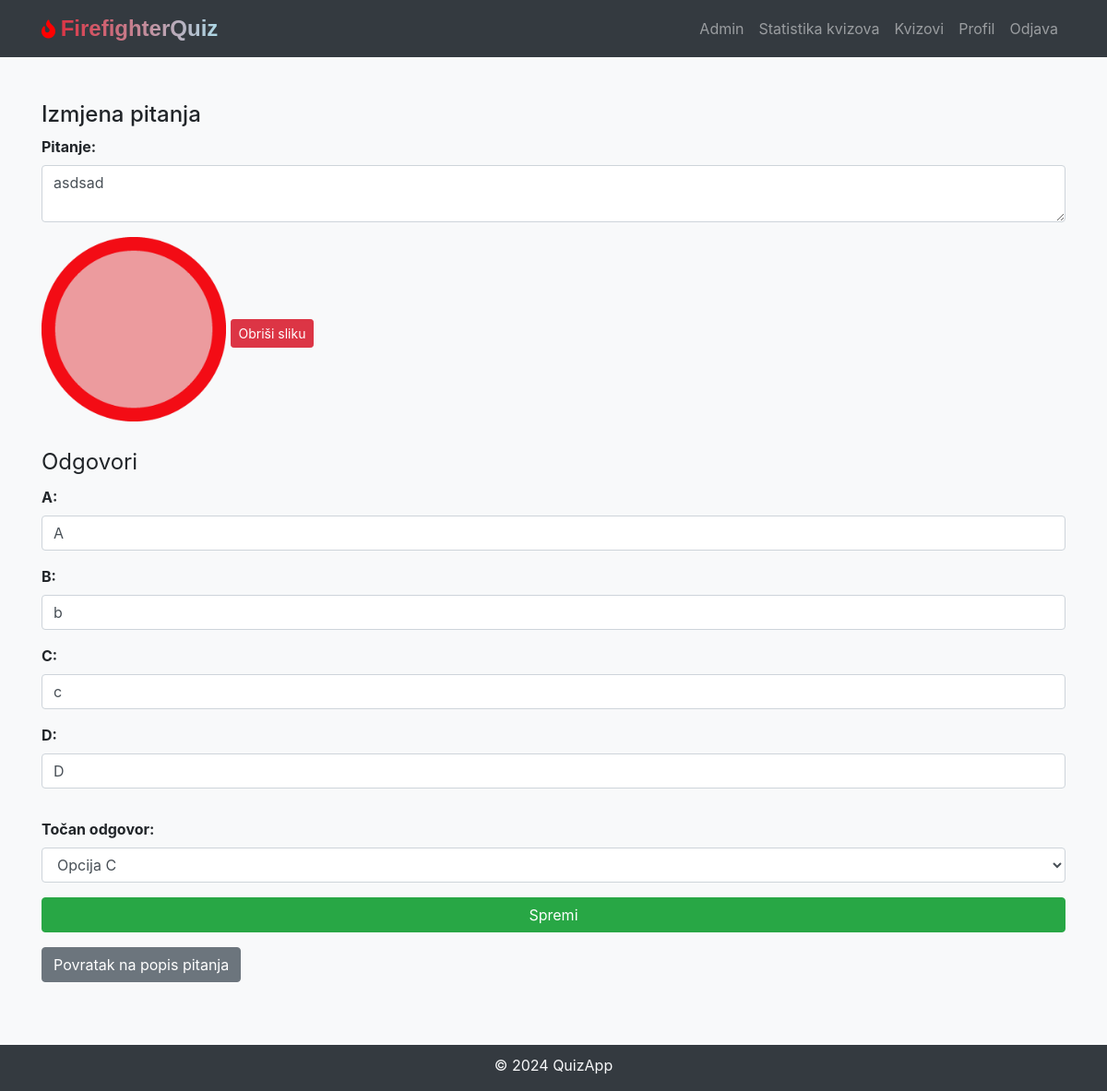
Before: /edit_question/6/30 (signed in) with the older database file.
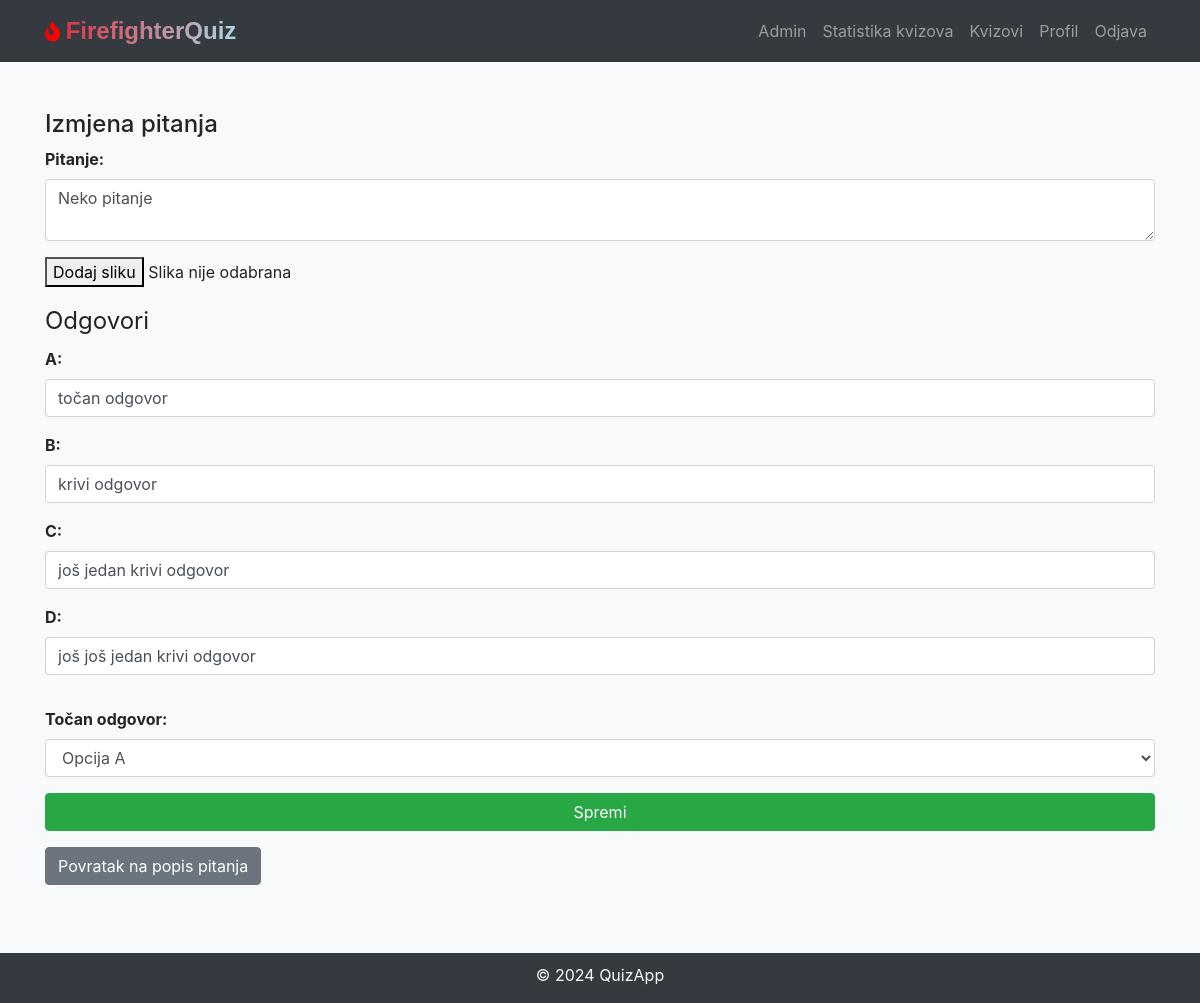
After: the same page with the newer database file.
### models.py (models this page shows)
class Question(db.Model):
    id = db.Column(db.Integer, primary_key=True)
    question_text = db.Column(db.String(255), nullable=False)
    quiz_id = db.Column(db.Integer, db.ForeignKey('quiz.id'), nullable=False)
    answers = db.relationship('Answer', backref='question', lazy=True)
    image_id = db.Column(db.Integer, db.ForeignKey('image.id'))

class Image(db.Model):
    id = db.Column(db.Integer, primary_key=True)
    file_path = db.Column(db.String(255), nullable=False)
    question = db.relationship('Question', backref='image', lazy=True)

### views.py (the view, shortened to what this page needs)
@admin_app.route('/edit_question/<int:quiz_id>/<int:question_id>', methods=['GET', 'POST'])
@login_required
def edit_question(quiz_id, question_id):
    if current_user.is_admin:
        question = Question.query.get_or_404(question_id)
        form = AddQuestionForm()
        form.question_text.data = question.question_text
        for i, answer in enumerate(question.answers):
            form[f'option_{chr(ord("a") + i)}'].data = answer.option_text
            if answer.is_correct:
                form.correct_option.data = f'option_{chr(ord("a") + i)}'
        return render_template('admin/editQuestion.html', form=form, quiz_id=quiz_id, question_id=question_id,
                               question=question)
    else:
        return redirect(url_for('views.welcome'))

### forms.py
class AddQuestionForm(FlaskForm):
    question_text = TextAreaField('Tekst pitanja', validators=[DataRequired()])
    option_a = StringField('Opcija A', validators=[DataRequired()])
    option_b = StringField('Opcija B', validators=[DataRequired()])
    option_c = StringField('Opcija C', validators=[DataRequired()])
    option_d = StringField('Opcija D', validators=[DataRequired()])
    correct_option = SelectField('Ispravna opcija', choices=[
        ('option_a', 'Opcija A'),
        ('option_b', 'Opcija B'),
        ('option_c', 'Opcija C'),
        ('option_d', 'Opcija D')],
                                 validators=[DataRequired()])
    image_upload = FileField('Dodaj sliku (opcionalno)')
    submit = SubmitField('Dodaj pitanje')

### models.py (called while the page is built)
@login_manager.user_loader
def load_user(user_id):
    return User.query.get(int(user_id))

### templates/admin/editQuestion.html (shortened to what this page needs)
<!DOCTYPE html>
<html lang="en">
<head>
    <link rel="stylesheet" href="https://maxcdn.bootstrapcdn.com/bootstrap/4.5.2/css/bootstrap.min.css">
    <link rel="stylesheet" href="{{ url_for('static', filename='css/styles-quiz.css') }}">
    <link rel="stylesheet" href="{{ url_for('static', filename='css/styles.css') }}">
    <link rel="stylesheet" href="https://cdnjs.cloudflare.com/ajax/libs/font-awesome/5.15.1/css/all.min.css"  />
</head>
<body class="bg-light">
{% include 'navbar.html' %}
<div class="container mt-5">
    <h4>Izmjena pitanja</h4>
    <form id="editForm" method="POST" action="{{ url_for('admin.edit_question', quiz_id=quiz_id, question_id=question_id) }}" enctype="multipart/form-data">
        <div class="form-group">
            <label for="question_text" class="font-weight-bold">Pitanje:</label>
            {{ form.question_text(class="form-control", required=True) }}
        </div>
        <div class="form-group">
            {% if question.image %}
                <img src="{{ url_for('static', filename=question.image.file_path) }}" alt="Current Question Image" style="max-width: 400px; max-height: 200px; margin-bottom: 10px;">
                <button id="deleteImageButton" class="btn btn-danger btn-sm">Obriši sliku</button>
            {% else %}
                <button type="button" onclick="document.getElementById('image_upload_input').click();">Dodaj sliku</button>
                <span id="selected_file">Slika nije odabrana</span>
            {% endif %}
        </div>
        <fieldset class="form-group">
            <legend>Odgovori</legend>
            <div class="form-group">
                <label for="option_a" class="font-weight-bold">A:</label>
                {{ form.option_a(class="form-control", required=True) }}
            </div>
            <div class="form-group">
                <label for="option_b" class="font-weight-bold">B:</label>
                {{ form.option_b(class="form-control", required=True) }}
            </div>
            <div class="form-group">
                <label for="option_c" class="font-weight-bold">C:</label>
                {{ form.option_c(class="form-control", required=True) }}
            </div>
            <div class="form-group">
                <label for="option_d" class="font-weight-bold">D:</label>
                {{ form.option_d(class="form-control", required=True) }}
            </div>
        </fieldset>
        <div class="form-group">
            <label for="correct_option" class="font-weight-bold">Točan odgovor:</label>
            {{ form.correct_option(class="form-control", required=True) }}
        </div>
        <button type="submit" class="btn btn-success btn-block">Spremi</button>
    </form>
    <a href="{{ url_for('admin.list_questions', quiz_id=quiz_id) }}" class="btn btn-secondary mt-3 mb-5">Povratak na popis pitanja</a>
</div>
{% include 'footer.html' %}
</body>
</html>

Changed rows visible on the page:
removed Image: file_path (picture)
changed Question: question_text "asdsad" → "Neko pitanje"
Other visible differences:
form field option_a: "A" → "točan odgovor"
form field option_b: "b" → "krivi odgovor"
form field option_c: "c" → "još jedan krivi odgovor"
form field option_d: "D" → "još još jedan krivi odgovor"
form field correct_option: "Opcija C" → "Opcija A"
text no longer shown: "Obriši sliku"
text now shown: "Dodaj sliku Slika nije odabrana"
